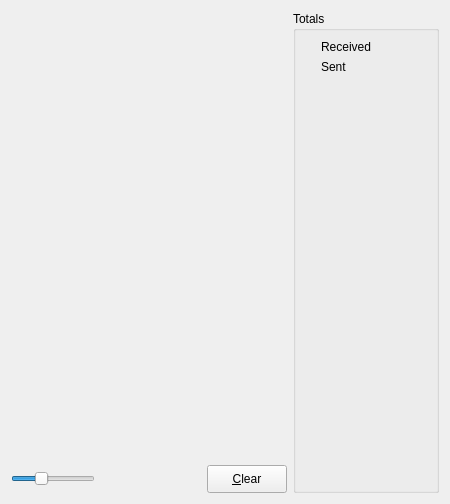
     <widget class="QWidget" name="tab_nettraffic">
      <attribute name="title">
       <string>&amp;Network Traffic</string>
      </attribute>
      <layout class="QHBoxLayout" name="horizontalLayout_3">
       <item>
        <layout class="QVBoxLayout" name="verticalLayout_4">
         <item>
          <widget class="TrafficGraphWidget" name="trafficGraph" native="true">
           <property name="sizePolicy">
            <sizepolicy hsizetype="Expanding" vsizetype="Expanding">
             <horstretch>0</horstretch>
             <verstretch>0</verstretch>
            </sizepolicy>
           </property>
          </widget>
         </item>
         <item>
          <layout class="QHBoxLayout" name="horizontalLayout_2">
           <item>
            <widget class="QSlider" name="sldGraphRange">
             <property name="minimum">
              <number>0</number>
             </property>
             <property name="maximum">
              <number>9</number>
             </property>
             <property name="pageStep">
              <number>1</number>
             </property>
             <property name="value">
              <number>3</number>
             </property>
             <property name="orientation">
              <enum>Qt::Horizontal</enum>
             </property>
            </widget>
           </item>
           <item>
            <widget class="QLabel" name="lblGraphRange">
             <property name="minimumSize">
              <size>
               <width>100</width>
               <height>0</height>
              </size>
             </property>
             <property name="alignment">
              <set>Qt::AlignCenter</set>
             </property>
            </widget>
           </item>
           <item>
            <widget class="QPushButton" name="btnClearTrafficGraph">
             <property name="minimumSize">
              <size>
               <width>80</width>
               <height>28</height>
              </size>
             </property>
             <property name="text">
              <string>&amp;Clear</string>
             </property>
             <property name="autoDefault">
              <bool>false</bool>
             </property>
            </widget>
           </item>
          </layout>
         </item>
        </layout>
       </item>
       <item>
        <layout class="QVBoxLayout" name="verticalLayout">
         <item>
          <widget class="QGroupBox" name="groupBox">
           <property name="title">
            <string>Totals</string>
           </property>
           <layout class="QVBoxLayout" name="verticalLayout_5">
            <item>
             <layout class="QHBoxLayout" name="horizontalLayout_4">
              <item>
               <widget class="QLabel" name="line">
                <property name="minimumSize">
                 <size>
                  <width>10</width>
                  <height>3</height>
                 </size>
                </property>
                <property name="maximumSize">
                 <size>
                  <width>10</width>
                  <height>3</height>
                 </size>
                </property>
                <property name="text">
                 <string/>
                </property>
               </widget>
              </item>
              <item>
               <widget class="QLabel" name="label_16">
                <property name="text">
                 <string>Received</string>
                </property>
               </widget>
              </item>
              <item>
               <widget class="QLabel" name="lblBytesIn">
                <property name="minimumSize">
                 <size>
                  <width>50</width>
                  <height>0</height>
                 </size>
                </property>
                <property name="alignment">
                 <set>Qt::AlignRight|Qt::AlignTrailing|Qt::AlignVCenter</set>
                </property>
               </widget>
              </item>
             </layout>
            </item>
            <item>
             <layout class="QHBoxLayout" name="horizontalLayout_5">
              <item>
               <widget class="QLabel" name="line_2">
                <property name="minimumSize">
                 <size>
                  <width>10</width>
                  <height>3</height>
                 </size>
                </property>
                <property name="maximumSize">
                 <size>
                  <width>10</width>
                  <height>3</height>
                 </size>
                </property>
                <property name="text">
                 <string/>
                </property>
               </widget>
              </item>
              <item>
               <widget class="QLabel" name="label_17">
                <property name="text">
                 <string>Sent</string>
                </property>
               </widget>
              </item>
              <item>
               <widget class="QLabel" name="lblBytesOut">
                <property name="minimumSize">
                 <size>
                  <width>50</width>
                  <height>0</height>
                 </size>
                </property>
                <property name="alignment">
                 <set>Qt::AlignRight|Qt::AlignTrailing|Qt::AlignVCenter</set>
                </property>
               </widget>
              </item>
             </layout>
            </item>
            <item>
             <spacer name="verticalSpacer_4">
              <property name="orientation">
               <enum>Qt::Vertical</enum>
              </property>
              <property name="sizeHint" stdset="0">
               <size>
                <width>20</width>
                <height>407</height>
               </size>
              </property>
             </spacer>
            </item>
           </layout>
          </widget>
         </item>
        </layout>
       </item>
      </layout>
     </widget>
